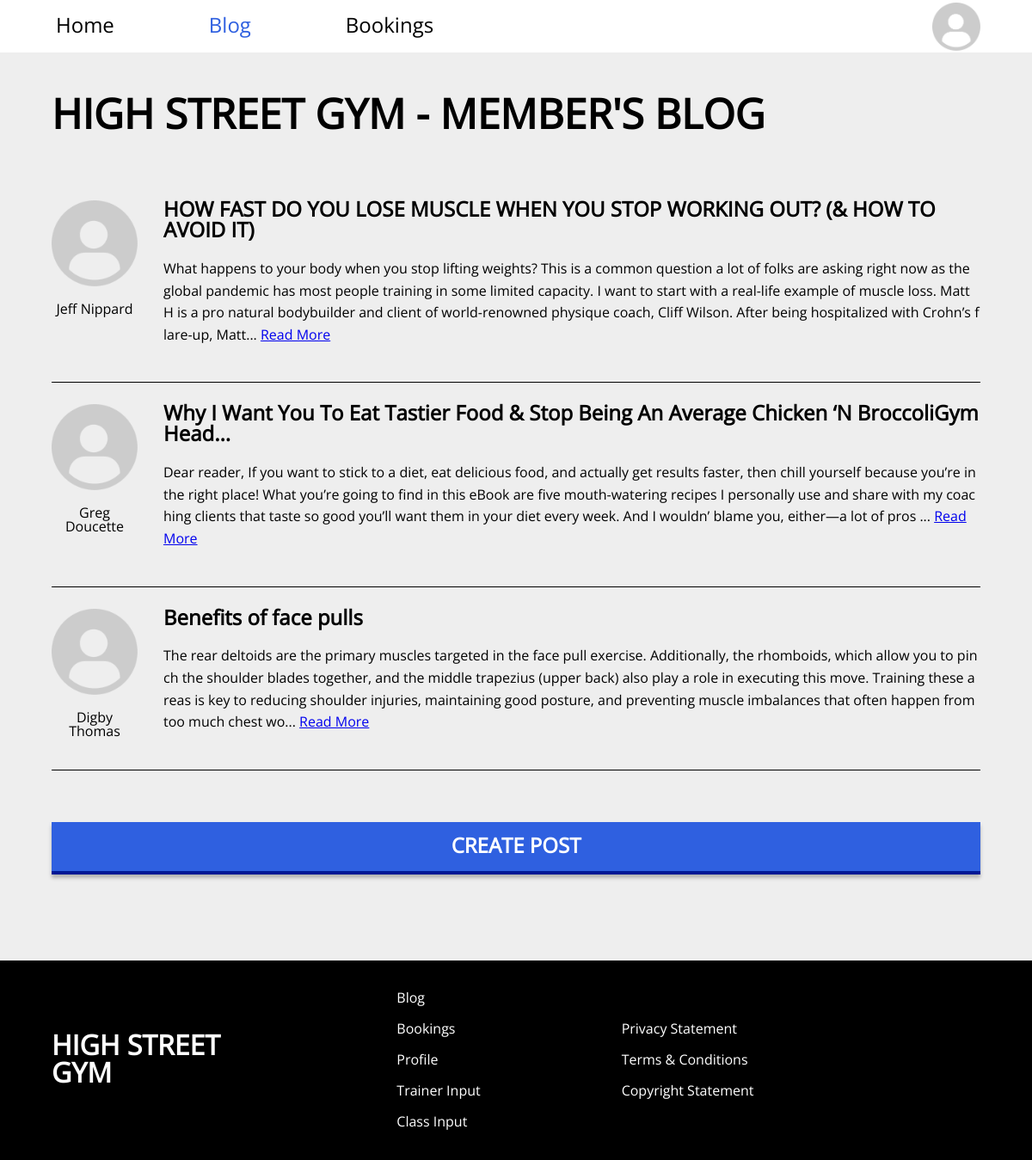
Screenshot of /pages/blog.php with the database file from the repository.
### tables this page shows
CREATE TABLE `blog_post` (
  `blog_post_id` int NOT NULL,
  `blog_title` varchar(150) NOT NULL,
  `blog_content` mediumtext NOT NULL,
  `user_user_id` int NOT NULL
);

CREATE TABLE `user` (
  `user_id` int NOT NULL,
  `user_first_name` varchar(50) NOT NULL,
  `user_last_name` varchar(50) NOT NULL,
  `user_email_address` varchar(255) NOT NULL,
  `user_phone_number` varchar(30) DEFAULT NULL,
  `user_bio` varchar(150) DEFAULT NULL,
  `user_password` varchar(255) NOT NULL,
  `user_image` longblob
);

### pages/blog.php (the view, shortened to what this page needs)
<?php
include "../model/connect.php";
$blog_sql = "SELECT * FROM blog_post";
$blog_statement = $conn->prepare($blog_sql);
$blog_statement->execute();
$blog_result = $blog_statement->fetchAll();
?>
<!DOCTYPE html>
    <html lang="en-gb">
    <head>
        <link rel="stylesheet" href="../css/styles.css">
    </head>
    <body>
        <main class="blog_container">
            <h1>HIGH STREET GYM - MEMBER'S BLOG</h1>
            <div class="blog_columns">
                <div class="blog_list">
                    <?php
                    if(empty($blog_result)) {
                        echo "<p>Sorry, there appears to be nothing available here.</p>";
                    } else {
                        foreach($blog_result as $blog):
                            $user_id = $blog['user_user_id'];
                            $user_sql = "SELECT * FROM user WHERE user_id = $user_id";
                            $user_statement = $conn->prepare($user_sql);
                            $user_statement->execute();
                            $user_result = $user_statement->fetchAll();
                            $user_first_name = $user_result[0]['user_first_name'];
                            $user_last_name = $user_result[0]['user_last_name'];
                            $blog_id = $blog['blog_post_id'];
                            $blog_title = $blog['blog_title'];
                            $blog_content_preview = substr($blog['blog_content'], 0, 400);
                            echo
                            "
                            <section class='blog_preview'>
                                <div class='blog_preview_avatar'>
                                    <img src='../images/icons/profile-icon.png' alt='The profile photo of the blog author.'>
                                    <p>" . $user_first_name . " " . $user_last_name . "</p>
                                </div>
                                <div class='blog_preview_text'>
                                    <h2>" . $blog_title . "</h2>
                                    <p>" . $blog_content_preview . "... <a href='./blog-post.php?postid=" . $blog_id . "'>Read More</a>
                                    </p>
                                </div>
                            </section>
                            ";
                        endforeach;
                    }
                    ?>
                </div>
                <div class="blog_create_button">
                    <button class="standard_button" onclick="window.location.href='create-post.php'">CREATE POST</button>
                </div>
            </div>
        </main>
    </body>
    </html>

### css/styles.css (style rules this page uses)
html, button { font-family: "open_sansregular"; }
html, body { padding: 0; margin: 0; overflow-x: hidden; }
.standard_button { border: none; border-bottom: 4px solid #001895; box-shadow: 0 4px 4px 0 rgba(0, 0, 0, 0.25); background-color: #2F60E0; color: white; padding: 0.7em 1.5em; font-weight: bold; transition-duration: 250ms; }
.blog_container { position: relative; min-height: 67vh; height: -webkit-fit-content; height: -moz-fit-content; height: fit-content; width: 90vw; padding: 0 5vw; background-color: #eee; }
.blog_container h1 { margin: 0; padding: 1em 0; color: black; font-size: 3em; }
.blog_columns { display: flex; gap: 5vw; width: 100%; max-width: 100%; height: -webkit-fit-content; height: -moz-fit-content; height: fit-content; padding-bottom: 100px; }
.blog_list { flex: 4; max-width: 80%; }
.blog_preview { display: flex; gap: 2.5vw; padding: 25px 0; border-bottom: 1px solid black; }
.blog_preview_avatar { max-width: 100px; }
.blog_preview_avatar img { width: 100px; }
.blog_preview_avatar p { width: 100%; text-align: center; margin-bottom: 0; overflow-wrap: break-word; }
.blog_preview_text h2 { margin-top: 0; }
.blog_preview_text p { line-height: 1.6em; word-break: break-all; }
.blog_create_button { flex: 1; }
.blog_create_button button { width: 100%; font-size: 24px; }
@media only screen and (max-width: 1430px) { .blog_columns { flex-direction: column; } }
@media only screen and (max-width: 1430px) { .blog_list { max-width: 100%; } }

### rows the page displays
blog_post: user_user.user_first_name "Jeff", user_user.user_last_name "Nippard", blog_title "HOW FAST DO YOU LOSE MUSCLE WHEN YOU STOP WORKING OUT? (& HOW TO AVOID IT)", blog_content "What happens to your body when you stop lifting weights? This is a common question a lot of folks are asking right now as the global pandemic has most people training in some limited capacity. I want to start with a real-life example of muscle loss. Matt H is a pro natural bodybuilder and client of world-renowned physique coach, Cliff Wilson. After being hospitalized with Crohn’s flare-up, Matt"
blog_post: user_user.user_first_name "Greg", user_user.user_last_name "Doucette", blog_title "Why I Want You To Eat Tastier Food & Stop Being An Average Chicken ‘N BroccoliGym Head...", blog_content "Dear reader, If you want to stick to a diet, eat delicious food, and actually get results faster, then chill yourself because you’re in the right place! What you’re going to find in this eBook are five mouth-watering recipes I personally use and share with my coaching clients that taste so good you’ll want them in your diet every week. And I wouldn’ blame you, either—a lot of pros"
blog_post: user_user.user_first_name "Digby", user_user.user_last_name "Thomas", blog_title "Benefits of face pulls", blog_content "The rear deltoids are the primary muscles targeted in the face pull exercise. Additionally, the rhomboids, which allow you to pinch the shoulder blades together, and the middle trapezius (upper back) also play a role in executing this move. Training these areas is key to reducing shoulder injuries, maintaining good posture, and preventing muscle imbalances that often happen from too much chest wo"
